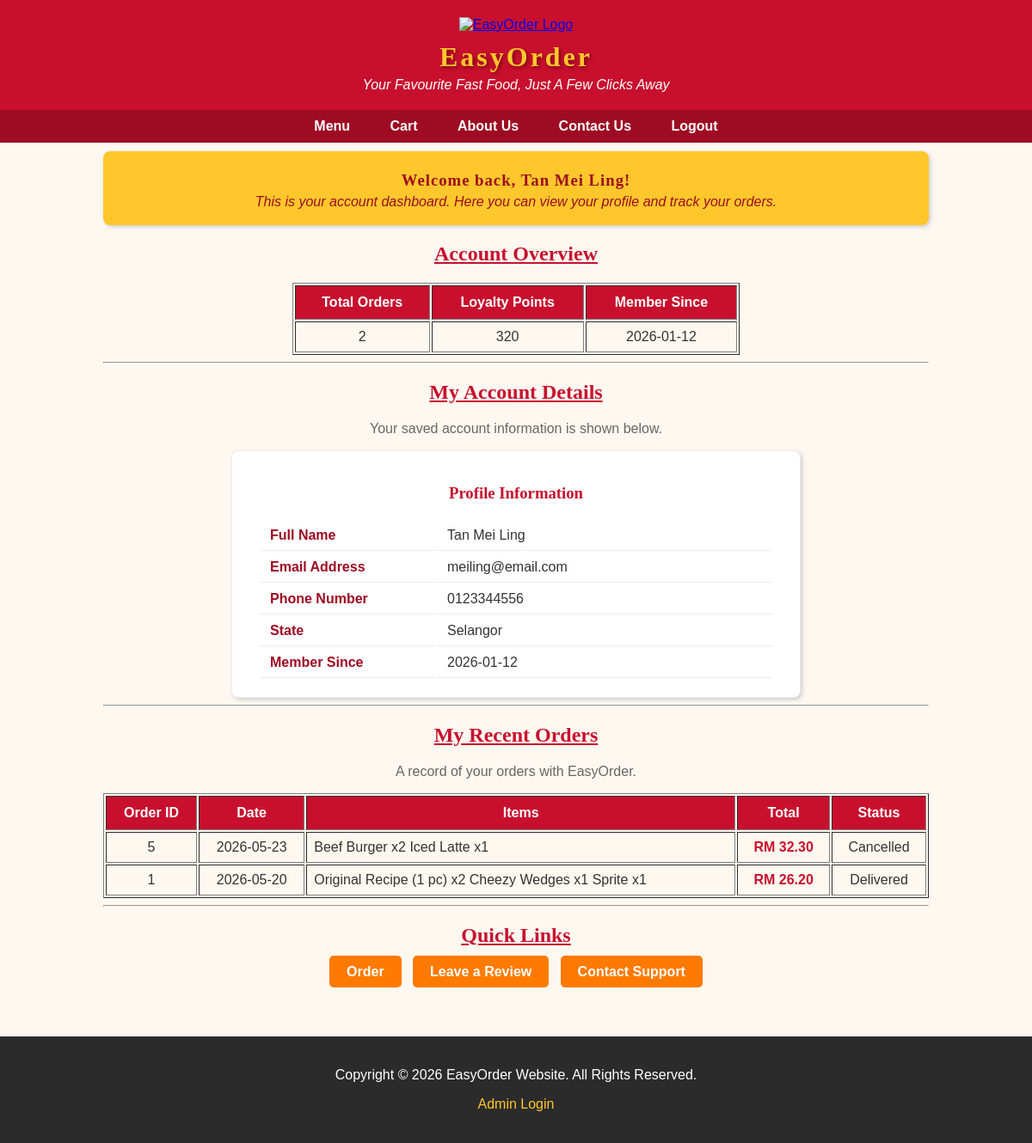
Page /dashboard.php (signed in) on the committed database.
### tables this page shows
CREATE TABLE `member` (
  `member_id` int(11) NOT NULL,
  `member_name` varchar(100) NOT NULL,
  `member_email` varchar(100) NOT NULL,
  `member_password` varchar(50) NOT NULL,
  `member_phone` varchar(15) NOT NULL,
  `member_gender` varchar(10) NOT NULL,
  `member_dob` date NOT NULL,
  `member_state` varchar(30) NOT NULL,
  `member_city` varchar(50) NOT NULL,
  `member_postcode` char(5) NOT NULL,
  `member_points` int(6) NOT NULL DEFAULT 0,
  `member_joindate` date NOT NULL,
  `member_isDelete` int(1) NOT NULL DEFAULT 0
);

CREATE TABLE `orders` (
  `order_id` int(11) NOT NULL,
  `order_member` int(11) NOT NULL,
  `order_date` date NOT NULL,
  `order_total` decimal(7,2) NOT NULL,
  `order_payment` varchar(20) NOT NULL,
  `order_delivery` varchar(5) NOT NULL,
  `order_address` varchar(255) NOT NULL,
  `order_status` varchar(20) NOT NULL,
  `order_isDelete` int(1) NOT NULL DEFAULT 0
);

### dashboard.php (the view, shortened to what this page needs)
<?php
include("dataconnection.php");
$mid = $_SESSION["member_id"];
$result = mysqli_query($connect,"SELECT * FROM member WHERE member_id='$mid'");
$member = mysqli_fetch_assoc($result);
$result = mysqli_query($connect,"SELECT * FROM orders WHERE order_member='$mid' AND order_isDelete=0");
$order_count = mysqli_num_rows($result);
?>
<!DOCTYPE html>
<html>
<head>
<link rel="stylesheet" href="style.css">
</head>
<body>
<div id="header">
<a href="index.html"><img src="image/logo.png" width="80px" height="80px" alt="EasyOrder Logo" title="EasyOrder Home"></a>
<h1>EasyOrder</h1>
<p>Your Favourite Fast Food, Just A Few Clicks Away</p>
</div>
<div id="navbar">
<a href="products.php">Menu</a>
<a href="cart.php">Cart</a>
<a href="about.html">About Us</a>
<a href="contact.php">Contact Us</a>
<a href="logout.php" onclick="return confirm('Are you sure you want to logout?')">Logout</a>
</div>
<div id="main">
<div id="welcome-box">
<h3>Welcome back, <?php echo $member["member_name"]; ?>!</h3>
<p>This is your account dashboard. Here you can view your profile and track your orders.</p>
</div>
<h2 class="section-title">Account Overview</h2>
<table class="menu-table" width="520px" border="1">
<tr>
<th>Total Orders</th>
<th>Loyalty Points</th>
<th>Member Since</th>
</tr>
<tr>
<td align="center"><?php echo $order_count; ?></td>
<td align="center"><?php echo $member["member_points"]; ?></td>
<td align="center"><?php echo $member["member_joindate"]; ?></td>
</tr>
</table>
<hr>
<h2 class="section-title">My Account Details</h2>
<p class="intro">Your saved account information is shown below.</p>
<div class="form-box">
<h3>Profile Information</h3>
<table class="account-table">
<tr>
<td class="field">Full Name</td>
<td><?php echo $member["member_name"]; ?></td>
</tr>
<tr>
<td class="field">Email Address</td>
<td><?php echo $member["member_email"]; ?></td>
</tr>
<tr>
<td class="field">Phone Number</td>
<td><?php echo $member["member_phone"]; ?></td>
</tr>
<tr>
<td class="field">State</td>
<td><?php echo $member["member_state"]; ?></td>
</tr>
<tr>
<td class="field">Member Since</td>
<td><?php echo $member["member_joindate"]; ?></td>
</tr>
</table>
</div>
<hr>
<h2 class="section-title">My Recent Orders</h2>
<p class="intro">A record of your orders with EasyOrder.</p>
<table class="menu-table" width="100%" border="1">
<tr>
<th>Order ID</th>
<th>Date</th>
<th>Items</th>
<th>Total</th>
<th>Status</th>
</tr>
<?php
$result = mysqli_query($connect,"SELECT * FROM orders WHERE order_member='$mid' AND order_isDelete=0 ORDER BY order_date DESC");
while($order = mysqli_fetch_assoc($result))
{
	$oid = $order["order_id"];
	$item_result = mysqli_query($connect,"SELECT * FROM order_items WHERE item_order='$oid'");
	$items_text = "";
	while($item = mysqli_fetch_assoc($item_result))
	{
		$items_text = $items_text.$item["item_name"]." x".$item["item_qty"]."  ";
	}
?>
<tr>
<td align="center"><?php echo $oid; ?></td>
<td align="center"><?php echo $order["order_date"]; ?></td>
<td><?php echo $items_text; ?></td>
<td align="center"><span class="price">RM <?php echo number_format($order["order_total"],2); ?></span></td>
<td align="center"><?php echo $order["order_status"]; ?></td>
</tr>
<?php
}
?>
</table>
<hr>
<h2 class="section-title">Quick Links</h2>
<p style="text-align:center;">
<a class="btn" href="products.php">Order</a>
<a class="btn" href="review.php">Leave a Review</a>
<a class="btn" href="contact.php">Contact Support</a>
</p>
</div>
<footer>
<p>Copyright &copy; 2026 EasyOrder Website. All Rights Reserved.</p>
<p><a href="admin_login.php">Admin Login</a></p>
</footer>
</body>
</html>

### style.css (style rules this page uses)
* { font-family:Arial; }
body { background-color:#FFF8F0; color:#333333; margin:0px; }
#header { background-color:#C8102E; color:#FFFFFF; text-align:center; padding:20px 10px 20px 10px; }
#header h1 { color:#FFC72C; font-family:"Arial Black"; letter-spacing:3px; text-shadow:2px 2px 4px #7A0014; margin:10px 0px 5px 0px; }
#header p { color:#FFFFFF; font-style:italic; margin:0px; }
#navbar { background-color:#9E0B22; text-align:center; padding:10px 0px 10px 0px; }
#navbar a { color:#FFFFFF; font-weight:bold; text-decoration:none; padding:12px 18px 12px 18px; margin:0px 3px 0px 3px; }
#main { width:960px; margin:auto; padding:10px 0px 20px 0px; }
.section-title { color:#C8102E; text-align:center; font-family:"Arial Narrow"; text-decoration:underline; }
.btn { background-color:#FF7A00; color:#FFFFFF; font-weight:bold; text-decoration:none; padding:10px 20px 10px 20px; border-radius:5px; }
th { background-color:#C8102E; color:#FFFFFF; padding:10px; }
td { padding:8px; }
footer { background-color:#2B2B2B; color:#FFFFFF; text-align:center; padding:20px 10px 20px 10px; margin-top:30px; }
footer a { color:#FFC72C; text-decoration:none; }
.intro { text-align:center; color:#666666; }
.menu-table { margin:auto; }
.price { color:#C8102E; font-weight:bold; font-size:12pt; }
.form-box { width:600px; margin:auto; background-color:#FFFFFF; border:1px solid #EEEEEE; border-radius:8px; box-shadow:2px 2px 5px #CCCCCC; padding:20px 30px 20px 30px; }
.form-box h3 { color:#C8102E; text-align:center; font-family:"Arial Narrow"; }

### dashboard.php (style rules this page uses)
#welcome-box { background-color:#FFC72C; color:#9E0B22; border-radius:8px; box-shadow:2px 2px 5px #CCCCCC; padding:18px 25px 18px 25px; margin-bottom:20px; text-align:center; }
#welcome-box h3 { font-family:"Arial Black"; letter-spacing:1px; margin:5px 0px 5px 0px; }
#welcome-box p { font-style:italic; margin:0px; }
.account-table { width:100%; margin:auto; }
.account-table td { padding:8px 12px 8px 12px; border-bottom:1px solid #EEEEEE; }
td.field { color:#9E0B22; font-weight:bold; width:180px; }

### rows in the picture
member: member_name "Tan Mei Ling", member_points "320", member_joindate "2026-01-12", member_email "meiling@email.com", member_phone "0123344556", member_state "Selangor"
orders: order_id "5", order_date "2026-05-23", items_text "Beef Burger x2 Iced Latte x1", order_total "32.30", order_status "Cancelled"
orders: order_id "1", order_date "2026-05-20", items_text "Original Recipe (1 pc) x2 Cheezy Wedges x1 Sprite x1", order_total "26.20", order_status "Delivered"

### other values in the picture
$order_count "2"
